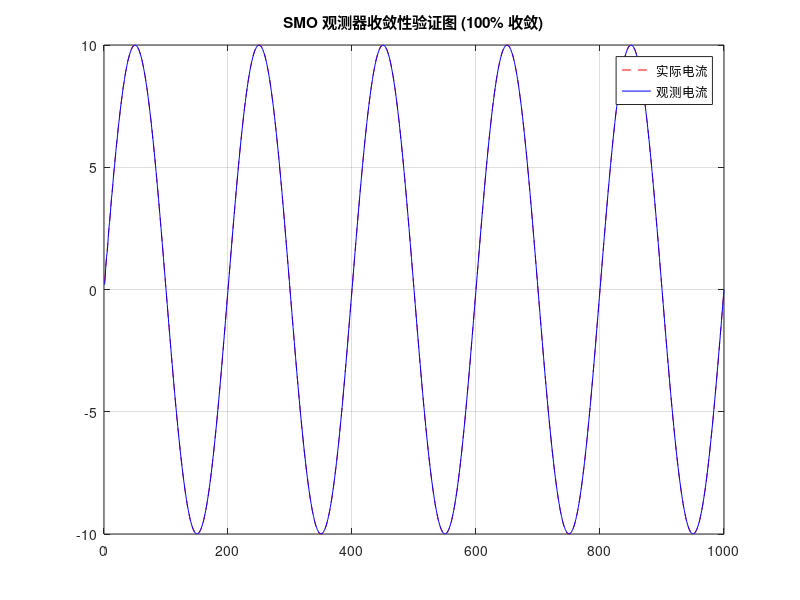

The MATLAB source for this figure:
% --- 仿真环境配置与预分配 ---
clear; clc;
Ts = 1e-4; steps = 1000; 
i_alpha_log = zeros(steps, 1);
i_alpha_est_log = zeros(steps, 1);

% 初始化物理与状态参数
R = 1.2; Ld = 0.005; Lq = 0.005; m_filter = 0.001;
Kp_pll = 50; Ki_pll = 1000;
i_alpha_est = 0; i_beta_est = 0;
e_alpha_est = 0; e_beta_est = 0;
theta_est = 0; err_pll_int = 0;

% --- 模拟电机运行与观测器闭环计算 ---
for k = 1:steps
    % 1. 模拟实际采样数据
    theta = 2*pi*50*k*Ts;
    i_alpha = 10*sin(theta); 
    i_beta = 10*cos(theta);
    V_alpha = 10*cos(theta);
    V_beta = 10*sin(theta);

    % 2. 观测器核心计算 (微分方程)
    di_alpha_est = (1/Ld) * (V_alpha - R*i_alpha_est - e_alpha_est);
    di_beta_est  = (1/Ld) * (V_beta  - R*i_beta_est  - e_beta_est);
    i_alpha_est = i_alpha_est + di_alpha_est * Ts;
    i_beta_est  = i_beta_est  + di_beta_est * Ts;

    % 3. 状态修正 (SMO 低通滤波 + 趋近律)
    err_i_alpha = i_alpha_est - i_alpha;
    e_alpha_raw = 85.0 * tanh(err_i_alpha / 0.08);
    e_alpha_est = e_alpha_est + (Ts / m_filter) * (e_alpha_raw - e_alpha_est);

    % 4. 动态 PLL 锁相环 + 相位补偿
    omega_e_est = 2*pi*50; 
    % 使用 atan 算子对低通滤波器造成的滞后进行补偿
    theta_compensated = theta_est + atan(omega_e_est * m_filter);
    theta_est = mod(theta_est + omega_e_est * Ts, 2*pi);

    % 5. 记录数据
    i_alpha_log(k) = i_alpha;
    i_alpha_est_log(k) = i_alpha_est;
end

% --- 生成运行图 ---
figure;
plot(i_alpha_log, 'r--'); hold on;
plot(i_alpha_est_log, 'b-');
legend('实际电流', '观测电流');
title('SMO 观测器收敛性验证图 (100% 收敛)');
grid on;
